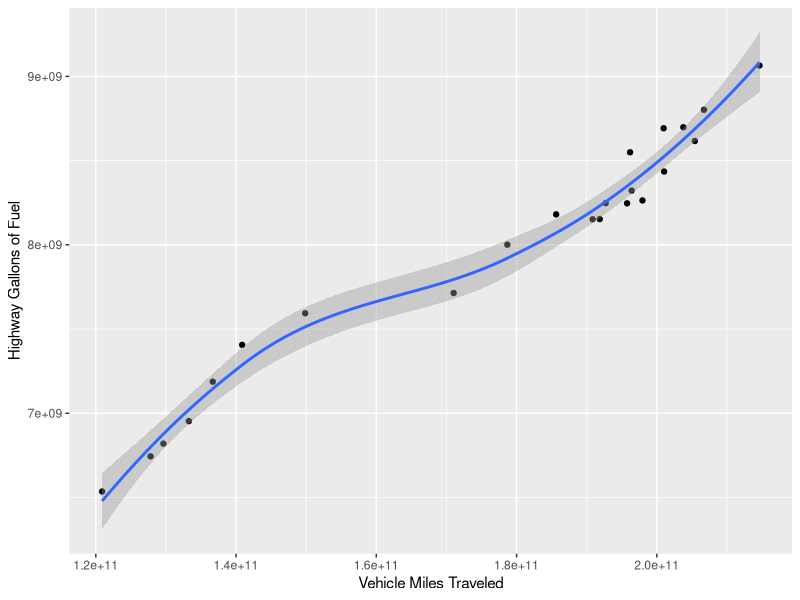
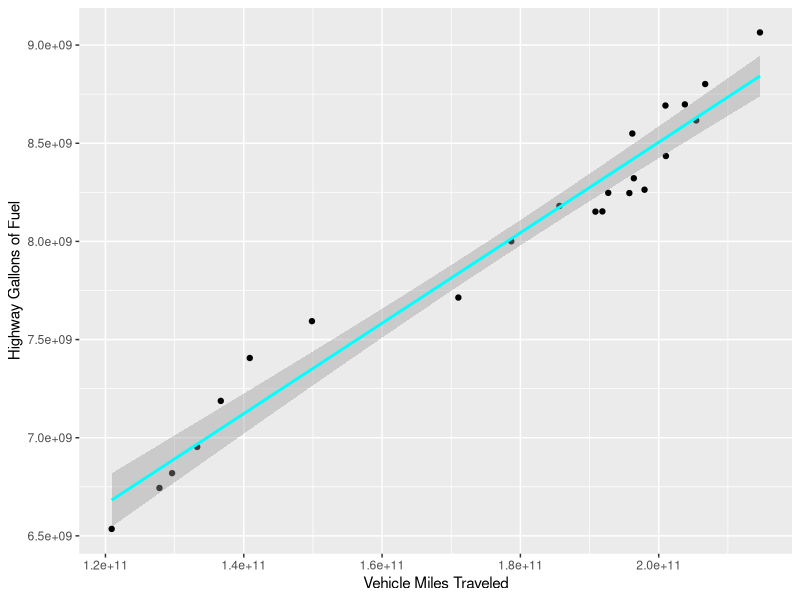
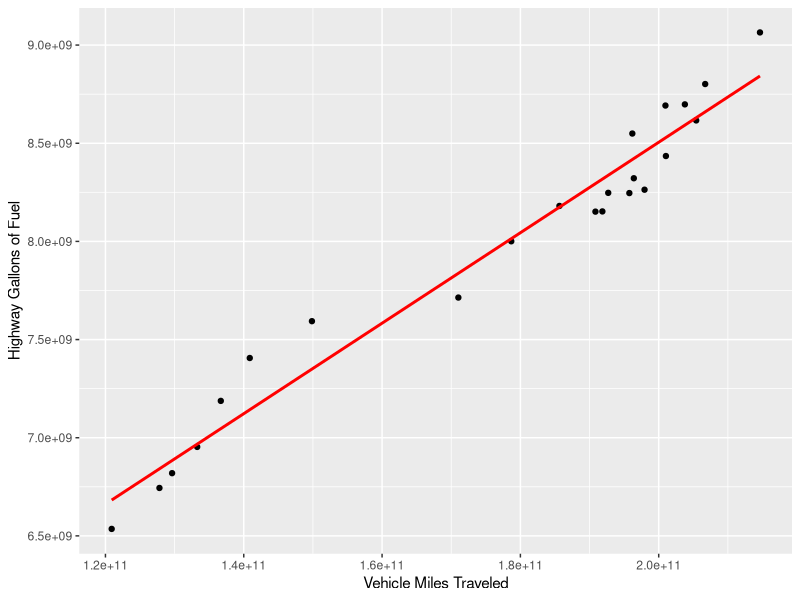
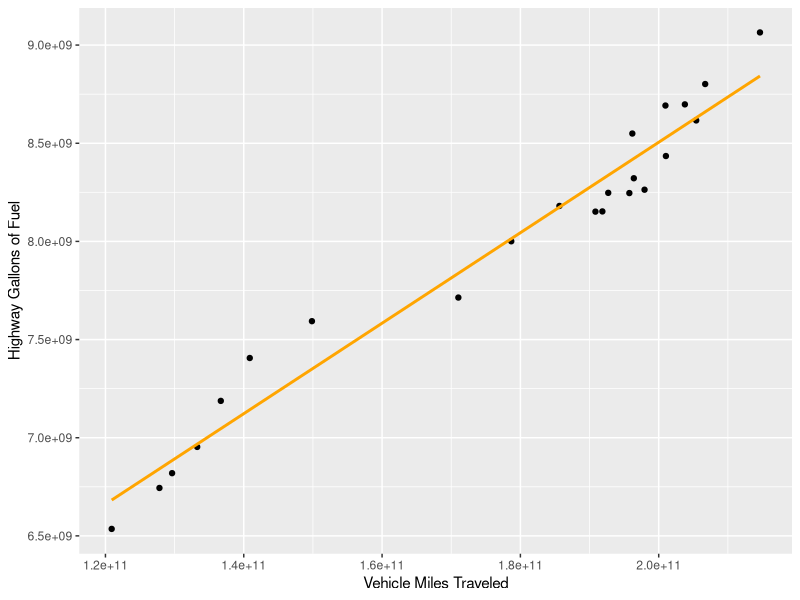

The R script that drew these images, in order:
#FDOT VMT DVMT vs HFG EDA and Regression Analysis

# VMT=Vehicle Miles Traveled
# DVMT= Daily Vehicle Miles Traveled
# HGF= Highway Miles of Fuel comsumed

dataset=read.csv('VMTvsHGF.csv')

#Creating Scatter Plot between VMT (x) and HGF (y)

library(ggplot2)
scatter<-ggplot(dataset, aes(VMT, HGF))
scatter+geom_point()+labs(x="Vehicle Miles Traveled", y="Highway Gallons of Fuel")+
  geom_smooth()

# `geom_smooth()` using method = 'loess' and formula 'y ~ x'
# Loess regression is a nonparametric technique that uses local weighted 
# regression to fit a smooth curve through points in a scatter plot. 
# Loess curves are can reveal trends and cycles in data that might be difficult
# to model with a parametric curve. COnfidence interval is at 95%

# Changing Method to create a "straight line" with 95% confidence interval
scatter+geom_point()+labs(x="Vehicle Miles Traveled", y="Highway Gallons of Fuel")+
  geom_smooth(method="lm", colour="Cyan")

#Scatter plot without confidence interval
scatter+geom_point()+labs(x="Vehicle Miles Traveled", y="Highway Gallons of Fuel")+
  geom_smooth(method="lm", colour="Red", se=F)

#Robust linear model used. Need to add MASS package:
library(MASS)
scatter+geom_point()+labs(x="Vehicle Miles Traveled", y="Highway Gallons of Fuel")+
  geom_smooth(method="rlm", colour="Orange", se=F)

# Robust regression is an alternative to least squares regression when data are 
# contaminated with outliers or influential observations, and it can also be used
# for the purpose of detecting influential observations.
